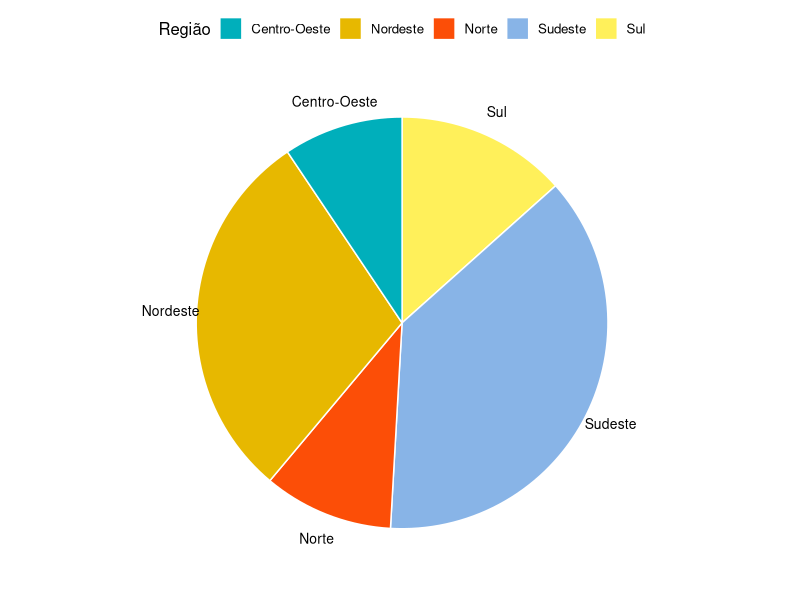

This chart was generated by the following R code: (Note: this script raises an error after producing the figure.)
# Definindo o diretório e carregando pacotes
setwd("D:/UnB/ME2/atividade 1.3")
library(tidyverse)
library(ggplot2)
library(ggpubr)
library(formattable)

# Carregando o conjunto de dados
data <- read.csv("amostra_190084235.csv")

# Selecionando e renomeando variáveis de interesse
data <- data[, c(2, 5, 6, 15, 16)]
colnames(data) <- c("Região", "Área", "Dependência_Adm", "Escolaridade_Mãe", "Escolaridade_Pai")

# Análise por região
regioes_frequencia <- as.data.frame(table(data$Região))
colnames(regioes_frequencia) <- c("Região", "Frequência")

ggpie(
  data = regioes_frequencia, x = "Frequência",
  label = "Região", color = "white", fill = "Região",
  palette = c("#00AFBB", "#E7B800", "#FC4E07", "#88B4E7", "#FFF05A")
)

# Tabela por área
area_frequencia <- as.data.frame(table(data$Área))
colnames(area_frequencia) <- c("Área", "Frequência")

# Adicionando linha total e formatando tabela
area_total <- data.frame(Área = "Total", Frequência = sum(area_frequencia$Frequência))
area_frequencia <- bind_rows(area_frequencia, area_total)

formattable(area_frequencia,
            list(
              Área = formatter("span", style = x ~ style(font.weight = ifelse(x == "Total", "bold", "normal"))),
              Frequência = formatter("span", style = x ~ style(font.weight = ifelse(x == "1000", "bold", "normal")))
            )
)

# Gráfico em barras: Dependência administrativa por região
dep_adm_frequencia <- as.data.frame(table(data[, c("Região", "Dependência_Adm")]))
colnames(dep_adm_frequencia) <- c("Região", "Dependência_Adm", "Frequência")
dep_adm_frequencia$Dependência_Adm <- factor(dep_adm_frequencia$Dependência_Adm, levels = c("Municipal", "Estadual", "Federal"))

ggplot(dep_adm_frequencia, aes(x = Região, y = Frequência, fill = Dependência_Adm)) +
  geom_bar(stat = "identity", position = "dodge") +
  scale_fill_manual(values = c("Municipal" = "#FC4E07", "Estadual" = "#00AFBB", "Federal" = "#E7B800")) +
  labs(title = "Dependências administrativas por região", x = "Região", y = "Frequência") +
  theme_minimal()

# Análise das escolaridades dos pais
escolaridade_mae <- as.data.frame(table(data$Escolaridade_Mãe))
colnames(escolaridade_mae) <- c("Escolaridade", "Frequência")

escolaridade_pai <- as.data.frame(table(data$Escolaridade_Pai))
colnames(escolaridade_pai) <- c("Escolaridade", "Frequência")

# Limpando dados imcompletos de escolaridade
escolaridade_mae <- escolaridade_mae %>% filter(Escolaridade != " ")
escolaridade_pai <- escolaridade_pai %>% filter(Escolaridade != " ")

# Correção de erros ortográficos na escolaridade
correção <- escolaridade_mae$Frequência[escolaridade_mae$Escolaridade == "Não completou a 4.ª série/5.º ano do Ensino Fundametal"]
escolaridade_mae$Frequência[escolaridade_mae$Escolaridade == "Não completou a 4.ª série/5.º ano do Ensino Fundamental"] <-
  escolaridade_mae$Frequência[escolaridade_mae$Escolaridade == "Não completou a 4.ª série/5.º ano do Ensino Fundamental"] + correção
escolaridade_mae <- escolaridade_mae[escolaridade_mae$Escolaridade != "Não completou a 4.ª série/5.º ano do Ensino Fundametal", ]

escolaridade_pai$Escolaridade <- as.character(escolaridade_pai$Escolaridade)
escolaridade_pai$Escolaridade[escolaridade_pai$Escolaridade == "Não completou a 4.ª série/5.º ano do Ensino Fundametal"] <- "Não completou a 4.ª série/5.º ano do Ensino Fundamental"

# Selecionando pais com escolaridade conhecida
mae_sabe <- escolaridade_mae %>% filter(Escolaridade != "Não sei")
mae_sabe$Escolaridade <- factor(mae_sabe$Escolaridade, levels = c(
  "Nunca estudou", "Não completou a 4.ª série/5.º ano do Ensino Fundamental",
  "Completou a 4.ª série/5.º ano, mas não completou a 8.ª série/9.º ano do Ensino Fundamental",
  "Completou a 8.ª série/9.º ano do Ensino Fundamental, mas não completou o Ensino Médio",
  "Completou o Ensino Médio, mas não completou a Faculdade", "Completou a Faculdade"
))
total_mae <- sum(mae_sabe$Frequência)

pai_sabe <- escolaridade_pai %>% filter(Escolaridade != "Não sei")
pai_sabe$Escolaridade <- factor(pai_sabe$Escolaridade, levels = c(
  "Nunca estudou", "Não completou a 4.ª série/5.º ano do Ensino Fundamental",
  "Completou a 4.ª série/5.º ano, mas não completou a 8.ª série/9.º ano do Ensino Fundamental",
  "Completou a 8.ª série/9.º ano do Ensino Fundamental, mas não completou o Ensino Médio",
  "Completou o Ensino Médio, mas não completou a Faculdade", "Completou a Faculdade"
))
total_pai <- sum(pai_sabe$Frequência)

# Mudança dos níves para valores numéricos (1 a 6)
levels(mae_sabe$Escolaridade) <- c(1:6)
levels(pai_sabe$Escolaridade) <- c(1:6)

# Calculando proporções
mae_sabe$Porcentagem <- round((mae_sabe$Frequência / total_mae) * 100, 2)
pai_sabe$Porcentagem <- round((pai_sabe$Frequência / total_pai) * 100, 2)

# Adicionando rótulos e unindo os data frames
mae_sabe$Parente <- "Mãe"
pai_sabe$Parente <- "Pai"
escolaridade_juntos <- rbind(mae_sabe, pai_sabe)

ggplot(escolaridade_juntos, aes(x = Escolaridade, y = Porcentagem, fill = Parente)) +
  geom_bar(stat = "identity", position = "dodge") +
  labs(title = "Escolaridade dos pais", subtitle = "dos alunos que sabem a escolaridade dos pais", x = "Escolaridade", y = "Porcentagem (%)") +
  theme_minimal() +
  scale_fill_manual(values = c("Pai" = "#88B4E7", "Mãe" = "#FC4E07"))

# Tabelando os alunos que não sabem
escolaridade_nao_sabe <- data.frame(
  Escolaridade_Mãe = data$Escolaridade_Mãe,
  Escolaridade_Pai = data$Escolaridade_Pai
)
escolaridade_nao_sabe <- as.data.frame(table(escolaridade_nao_sabe))
colnames(escolaridade_nao_sabe) <- c("Escolaridade_Mãe", "Escolaridade_Pai", "Frequência")

escolaridade_nao_sabe <- escolaridade_nao_sabe %>%
  filter(Escolaridade_Mãe != " ", Escolaridade_Pai != " ")

# Contagem total de alunos que sabem e não sabem
total_sabe <- sum(escolaridade_nao_sabe$Frequência[
  escolaridade_nao_sabe$Escolaridade_Mãe != "Não sei" & escolaridade_nao_sabe$Escolaridade_Pai != "Não sei"
])
total_nao_sabe <- sum(escolaridade_nao_sabe$Frequência[
  escolaridade_nao_sabe$Escolaridade_Mãe == "Não sei" | escolaridade_nao_sabe$Escolaridade_Pai == "Não sei"
])

# Tabela final com total de alunos que sabem e não sabem
dados_sabe <- data.frame(Sabe = total_sabe, Não_Sabe = total_nao_sabe)
colnames(dados_sabe) <- c("Sabe", "Não sabe")
formattable(dados_sabe)
